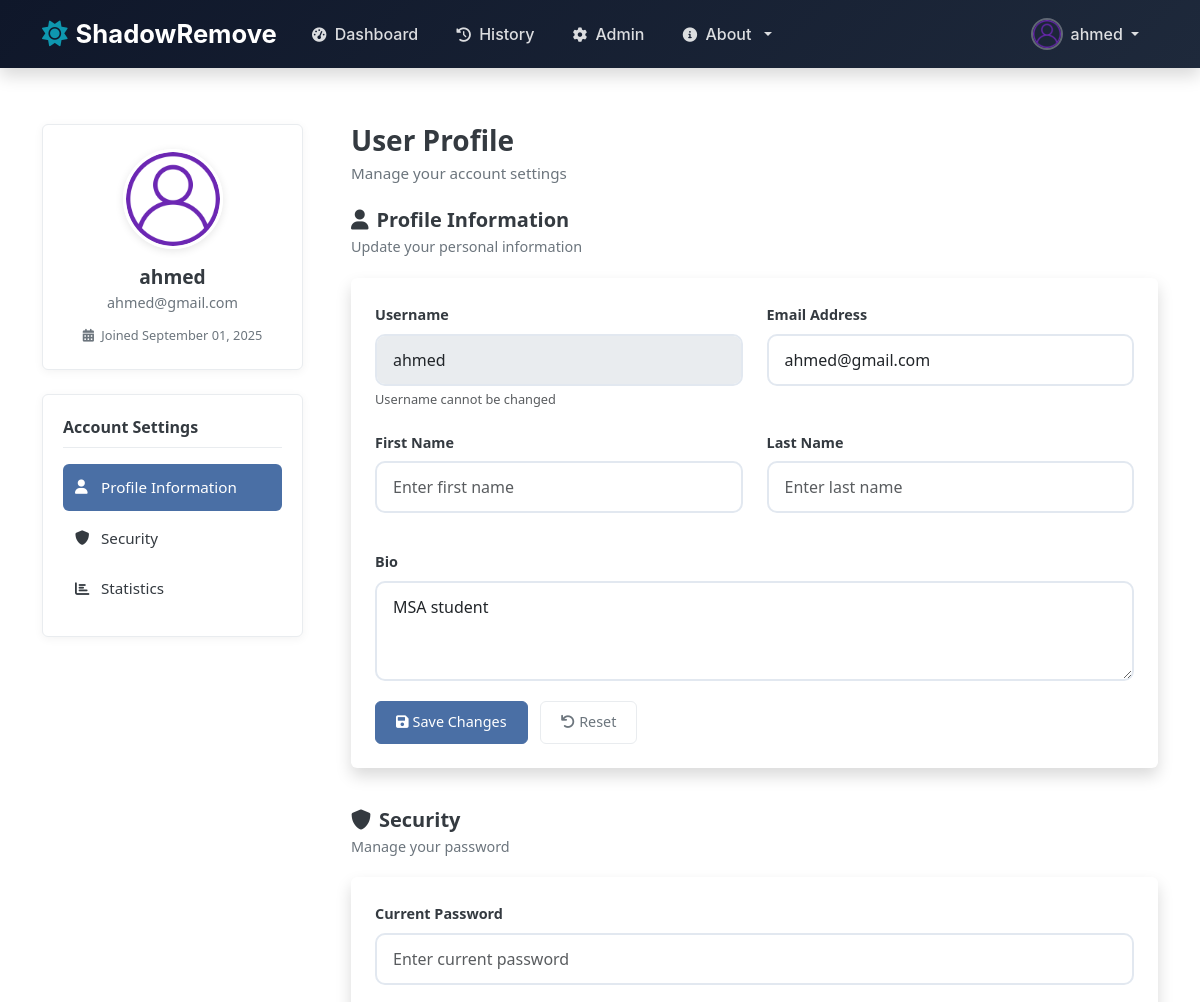
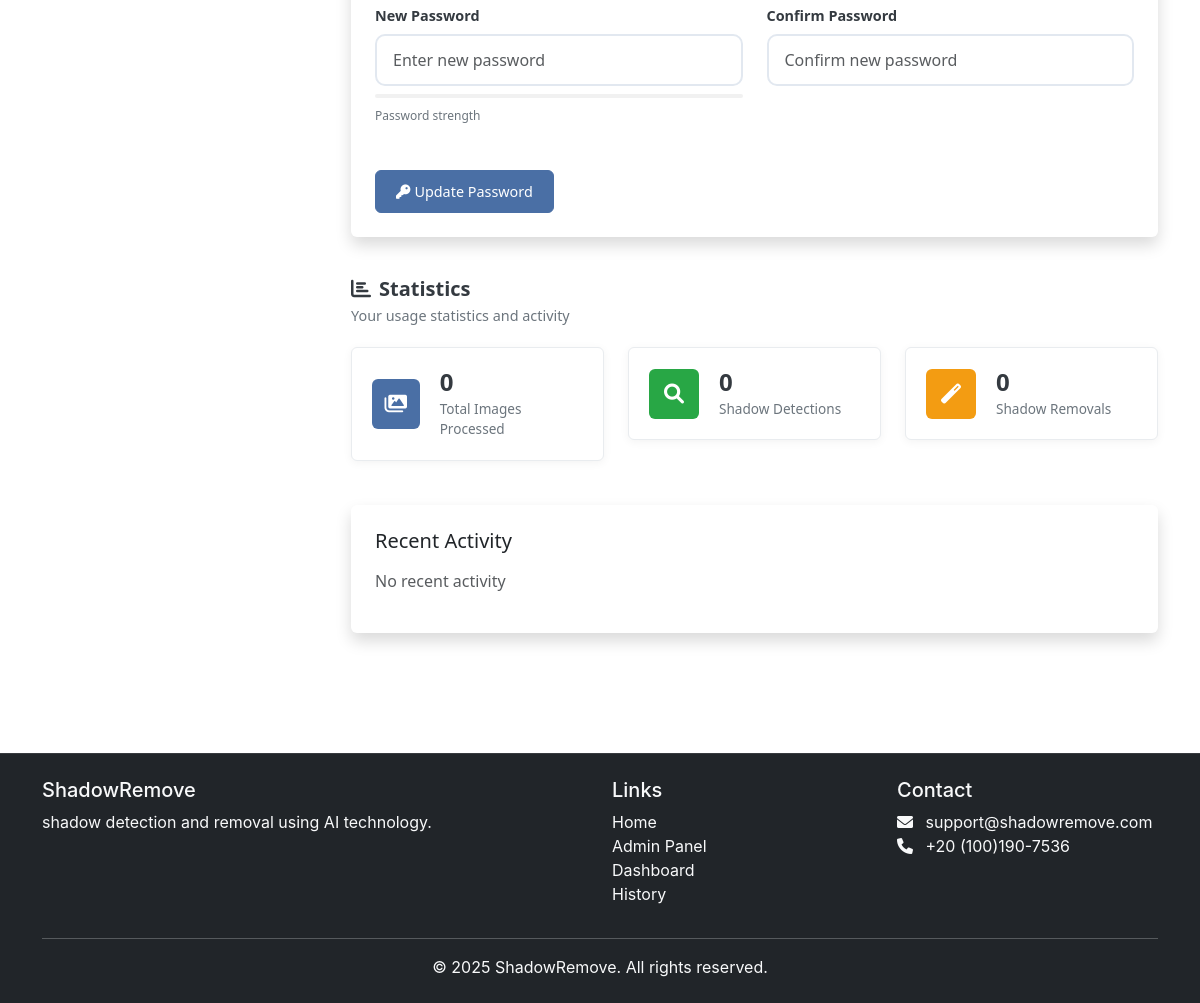
Before: /profile (signed in) with the older database file (2 pictures, top to bottom).
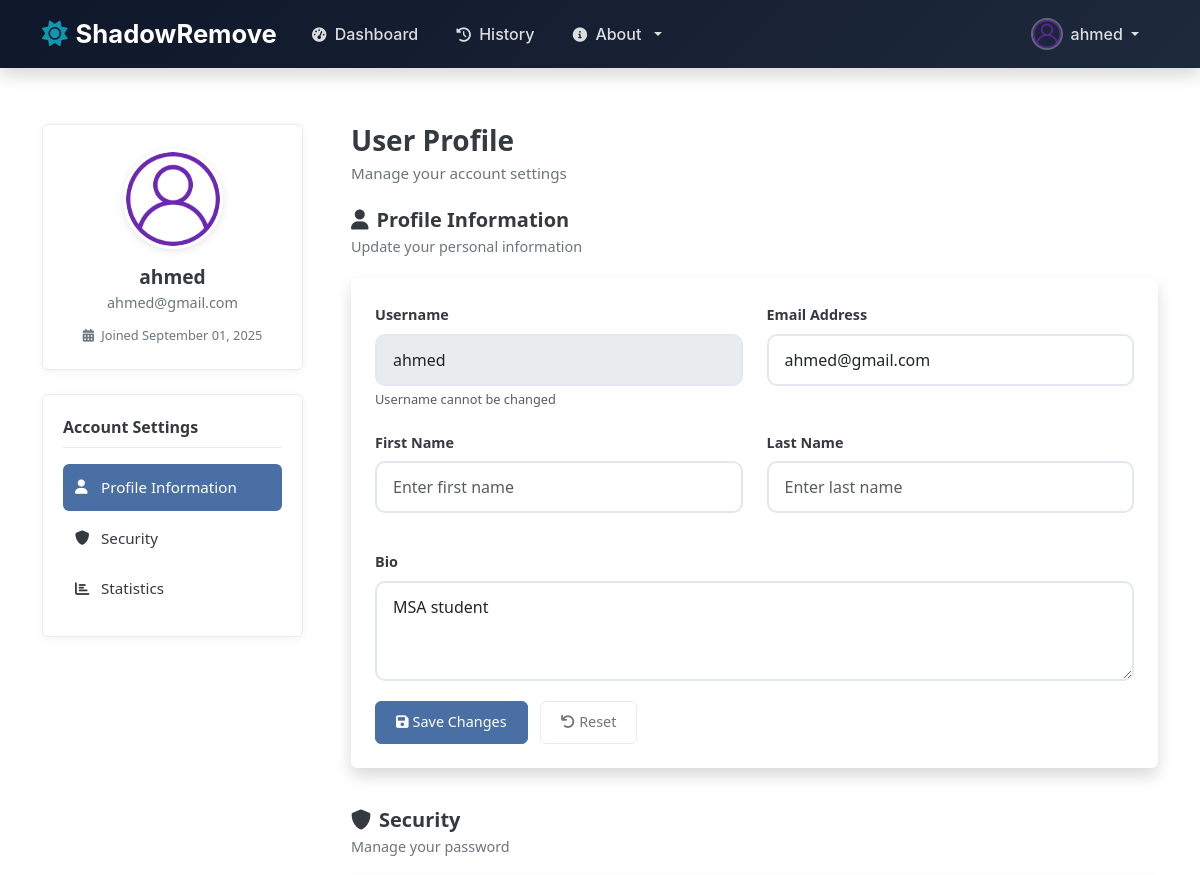
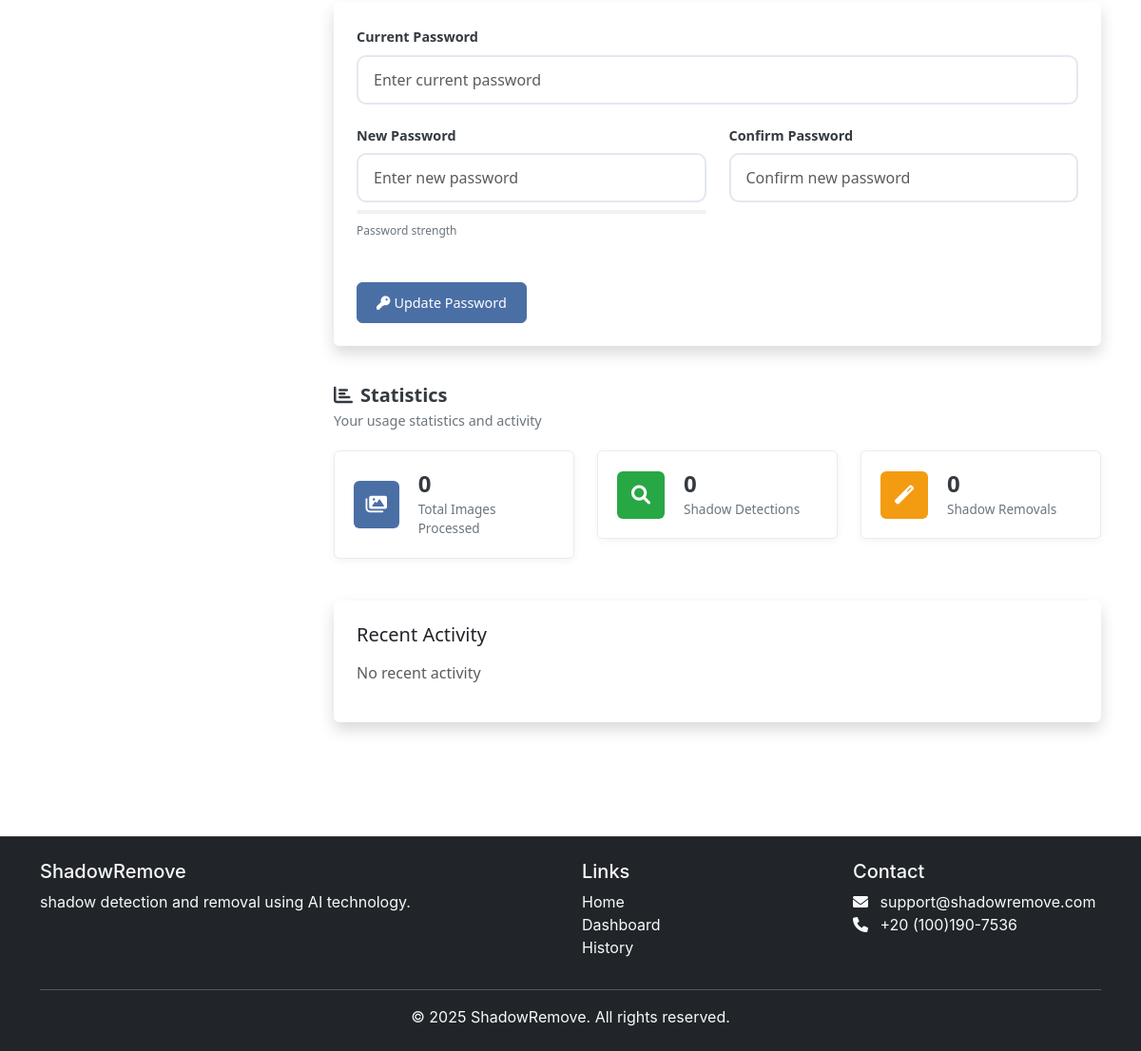
After: the same page with the newer database file (2 pictures, top to bottom).
### app.py (the view)
@app.route('/profile')
@login_required
def profile():
    return render_template('profile.html')

### app.py (called while the page is built)
@login_manager.user_loader
def load_user(user_id):
    return User.query.get(int(user_id))

### templates/profile.html (shortened to what the changed rows need)
{% extends "base.html" %}
{% block content %}
<div class="container profile-container">
    <div class="row">
        <div class="col-md-9">
            <div class="profile-content">
                <div class="profile-header">
                    <h2>User Profile</h2>
                </div>
            </div>
        </div>
    </div>
</div>
{% endblock %}

### templates/base.html (shortened to what the changed rows need)
<!DOCTYPE html>
<html lang="en">
<head>
    <link href="https://cdn.jsdelivr.net/npm/bootstrap@5.3.0/dist/css/bootstrap.min.css" rel="stylesheet">
    <link href="https://cdnjs.cloudflare.com/ajax/libs/font-awesome/6.0.0/css/all.min.css" rel="stylesheet">
    <link href="{{ url_for('static', filename='css/profile.css') }}" rel="stylesheet">
    <link rel="stylesheet" href="{{ url_for('static', filename='css/style.css') }}">
    <link rel="stylesheet" href="{{ url_for('static', filename='css/authentication.css') }}">
</head>
<body>
    <nav class="navbar navbar-expand-lg navbar-dark bg-dark fixed-top shadow">
        <div class="container">
            <div class="collapse navbar-collapse" id="navbarNav">
                <ul class="navbar-nav me-auto">
                    {% if current_user.is_authenticated and current_user.is_admin %}
                    <li class="nav-item">
                        <a class="nav-link" href="{{ url_for('admin_dashboard') }}">
                            <i class="fas fa-cog me-1"></i> Admin
                        </a>
                    </li>
                    {% endif %}
                </ul>
            </div>
        </div>
    </nav>
    <div class="container mt-5 pt-4">
        {% block content %}{% endblock %}
    </div>
    <footer class="bg-dark text-light py-4 mt-5">
        <div class="container">
            <div class="row">
                <div class="col-md-3">
                    <ul class="list-unstyled">
                        {% if current_user.is_authenticated and current_user.is_admin %}
                            <li><a class="dropdown-item" href="{{ url_for('admin_dashboard') }}">Admin Panel</a></li>
                        {% endif %}
                    </ul>
                </div>
            </div>
        </div>
    </footer>
</body>
</html>

Changed rows visible on the page:
changed User "ahmed": is_admin True → False (drawn)
Other visible differences:
text no longer shown: "Admin Admin Panel"
